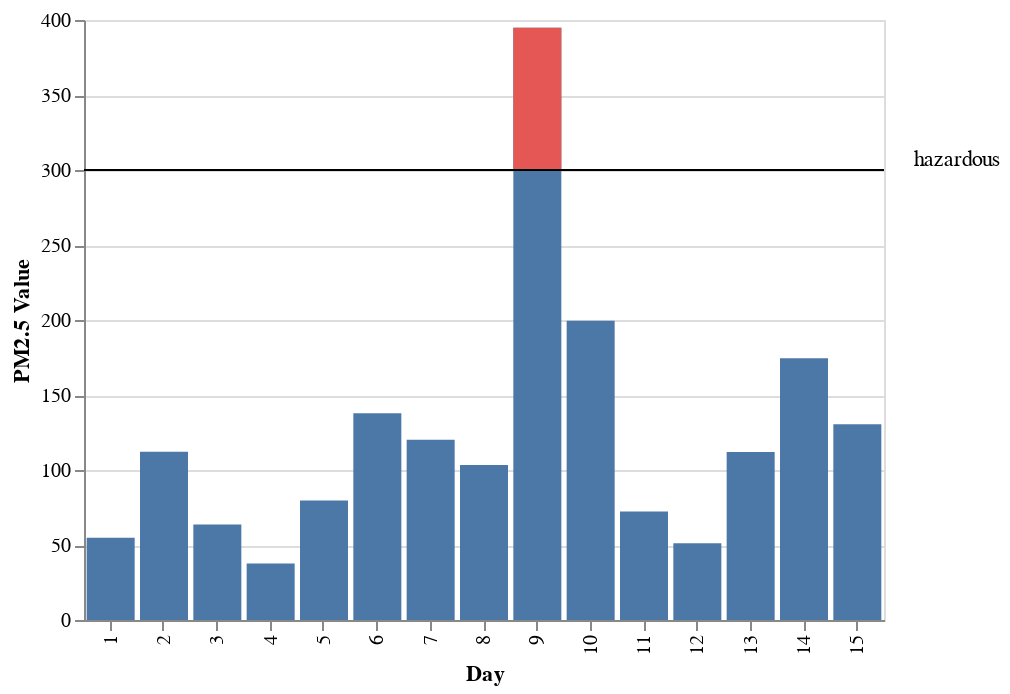

The code cell stored with this chart in its notebook:
### Code cell
data = pd.DataFrame({"Day": range(1, 16),
                     "Value": [54.8, 112.1, 63.6, 37.6, 79.7, 137.9, 120.1, 103.3,
                               394.8, 199.5, 72.3, 51.1, 112.0, 174.5, 130.5]})

data2 = pd.DataFrame([{"ThresholdValue": 300, "Threshold": "hazardous"}])

bar1 = alt.Chart(data).mark_bar().encode(
    x='Day:O',
    y='Value:Q'
)

bar2 = alt.Chart(data).mark_bar(color="#e45755").encode(
    x='Day:O',
    y='baseline:Q',
    y2='Value:Q'
).transform_filter(
    "datum.Value >= 300"
).transform_calculate(
    "baseline", "300"
)

rule = alt.Chart(data2).mark_rule().encode(
    y='ThresholdValue:Q'
)

text = alt.Chart(data2).mark_text(
    align='left', dx=215, dy=-5
).encode(
    alt.Y('ThresholdValue:Q', axis=alt.Axis(title='PM2.5 Value')),
    text=alt.value('hazardous')
)

bar1 + text + bar2 + rule

### Figure 1 — Vega-Lite specification as saved in the notebook (floating-point values rounded to 4 significant figures)
{"$schema": "https://vega.github.io/schema/vega-lite/v2.6.0.json", "config": {"view": {"height": 300, "width": 400}}, "datasets": {"data-13fd87f47e6c83af064310032142831d": [{"Threshold": "hazardous", "ThresholdValue": 300}], "data-3c468a9b93760091923cd83a21aa6360": [{"Day": 1, "Value": 54.8}, {"Day": 2, "Value": 112.1}, {"Day": 3, "Value": 63.6}, {"Day": 4, "Value": 37.6}, {"Day": 5, "Value": 79.7}, {"Day": 6, "Value": 137.9}, {"Day": 7, "Value": 120.1}, {"Day": 8, "Value": 103.3}, {"Day": 9, "Value": 394.8}, {"Day": 10, "Value": 199.5}, {"Day": 11, "Value": 72.3}, {"Day": 12, "Value": 51.1}, {"Day": 13, "Value": 112}, {"Day": 14, "Value": 174.5}, {"Day": 15, "Value": 130.5}]}, "layer": [{"data": {"name": "data-3c468a9b93760091923cd83a21aa6360"}, "encoding": {"x": {"field": "Day", "type": "ordinal"}, "y": {"field": "Value", "type": "quantitative"}}, "mark": "bar"}, {"data": {"name": "data-13fd87f47e6c83af064310032142831d"}, "encoding": {"text": {"value": "hazardous"}, "y": {"axis": {"title": "PM2.5 Value"}, "field": "ThresholdValue", "type": "quantitative"}}, "mark": {"align": "left", "dx": 215, "dy": -5, "type": "text"}}, {"data": {"name": "data-3c468a9b93760091923cd83a21aa6360"}, "encoding": {"x": {"field": "Day", "type": "ordinal"}, "y": {"field": "baseline", "type": "quantitative"}, "y2": {"field": "Value", "type": "quantitative"}}, "mark": {"color": "#e45755", "type": "bar"}, "transform": [{"filter": "datum.Value >= 300"}, {"as": "baseline", "calculate": "300"}]}, {"data": {"name": "data-13fd87f47e6c83af064310032142831d"}, "encoding": {"y": {"field": "ThresholdValue", "type": "quantitative"}}, "mark": "rule"}]}
